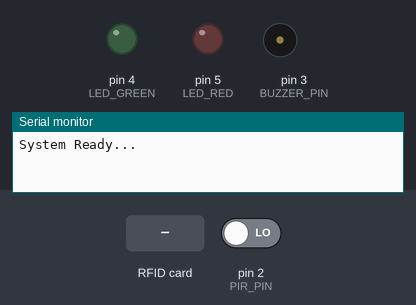
Bench run of a sketch on a simulated Arduino Uno, built with avr-gcc and run on an emulated ATmega328P. On the bench: output pins drawn as LEDs (lit = HIGH), buzzer (waves = sounding, pin HIGH), the last lines printed to the serial monitor. Inputs (shaded band) come from the test bench; at power-on: pin 2 (PIR_PIN) LOW. Pins used as bus, display or sensor lines are not drawn.

Above: at 1.2 s.
1.3 s: pin 2 (PIR_PIN) driven HIGH
At 1.4 s:
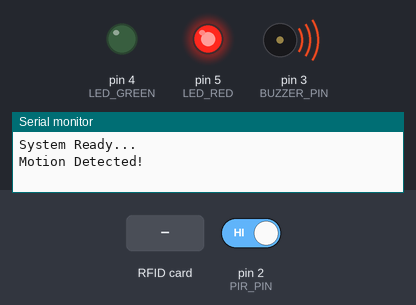
4.3 s: RFID card DE AD BE EF held to the reader
At 6.7 s:
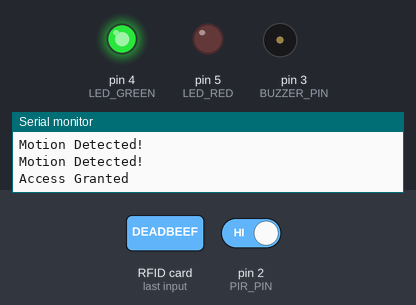
7.3 s: pin 2 (PIR_PIN) driven LOW
At 8.9 s:
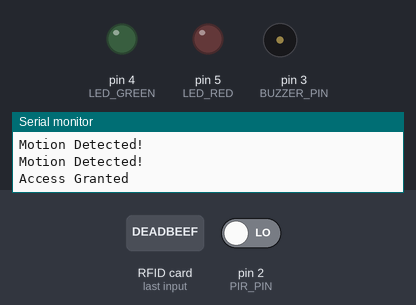
9.8 s: RFID card 5E 7A 19 C4 held to the reader
At 10.11 s:
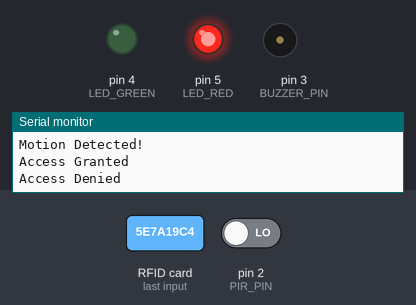
Timing chart, 0 to 13.3 s (numbered marks = the images above; inputs shaded):
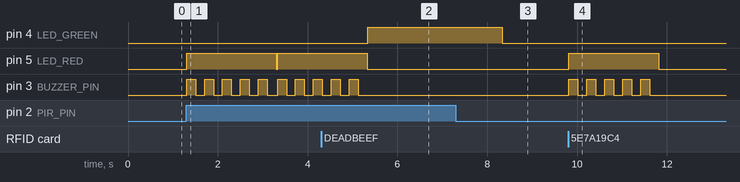

The sketch:

main.ino
```cpp
#include <SPI.h>
#include <MFRC522.h>

#define SS_PIN 10
#define RST_PIN 9
MFRC522 rfid(SS_PIN, RST_PIN);

#define PIR_PIN 2
#define BUZZER_PIN 3
#define LED_GREEN 4
#define LED_RED 5

bool systemArmed = true;

// 允許的 RFID UID
byte validUID[4] = {0xDE, 0xAD, 0xBE, 0xEF};

void setup() {
  Serial.begin(9600);
  SPI.begin();
  rfid.PCD_Init();

  pinMode(PIR_PIN, INPUT);
  pinMode(BUZZER_PIN, OUTPUT);
  pinMode(LED_GREEN, OUTPUT);
  pinMode(LED_RED, OUTPUT);

  Serial.println("System Ready...");
}

void loop() {
  checkRFID();
  checkMotion();
}

// RFID 驗證
void checkRFID() {
  if (!rfid.PICC_IsNewCardPresent()) return;
  if (!rfid.PICC_ReadCardSerial()) return;

  if (isValidCard(rfid.uid.uidByte)) {
    Serial.println("Access Granted");
    disarmSystem();
  } else {
    Serial.println("Access Denied");
    triggerAlarm();
  }

  rfid.PICC_HaltA();
}

// 驗證卡片
bool isValidCard(byte *uid) {
  for (int i = 0; i < 4; i++) {
    if (uid[i] != validUID[i]) return false;
  }
  return true;
}

// 紅外線偵測
void checkMotion() {
  if (systemArmed && digitalRead(PIR_PIN) == HIGH) {
    Serial.println("Motion Detected!");
    triggerAlarm();
  }
}

// 觸發警報
void triggerAlarm() {
  digitalWrite(LED_RED, HIGH);

  for (int i = 0; i < 5; i++) {
    digitalWrite(BUZZER_PIN, HIGH);
    delay(200);
    digitalWrite(BUZZER_PIN, LOW);
    delay(200);
  }

  digitalWrite(LED_RED, LOW);
}

// 解除警報
void disarmSystem() {
  systemArmed = false;
  digitalWrite(LED_GREEN, HIGH);
  delay(3000);
  digitalWrite(LED_GREEN, LOW);
  systemArmed = true;
}
```

Measured:
- after the input at 1.3 s, pin 5 (LED_RED): LOW → HIGH at once, → LOW 2.0 s later, → HIGH 0.03 s later; pin 3 (BUZZER_PIN): alternates HIGH for 0.20 s and LOW for 0.20 s, starting at once
- after the input at 4.3 s, pin 4 (LED_GREEN): LOW → HIGH after 1.0 s; pin 5 (LED_RED): goes on until 5.3 s, then stays LOW; pin 3 (BUZZER_PIN): goes on until 5.1 s, then stays LOW
- after the input at 7.3 s, pin 5 (LED_RED): stays LOW (without the input it goes to HIGH after 1.0 s); pin 3 (BUZZER_PIN): stops changing and stays LOW
- after the input at 9.8 s, pin 5 (LED_RED): LOW → HIGH at once, → LOW 2.0 s later; pin 3 (BUZZER_PIN): alternates HIGH for 0.20 s and LOW for 0.20 s, 10 changes in all, then stays LOW, starting at once
